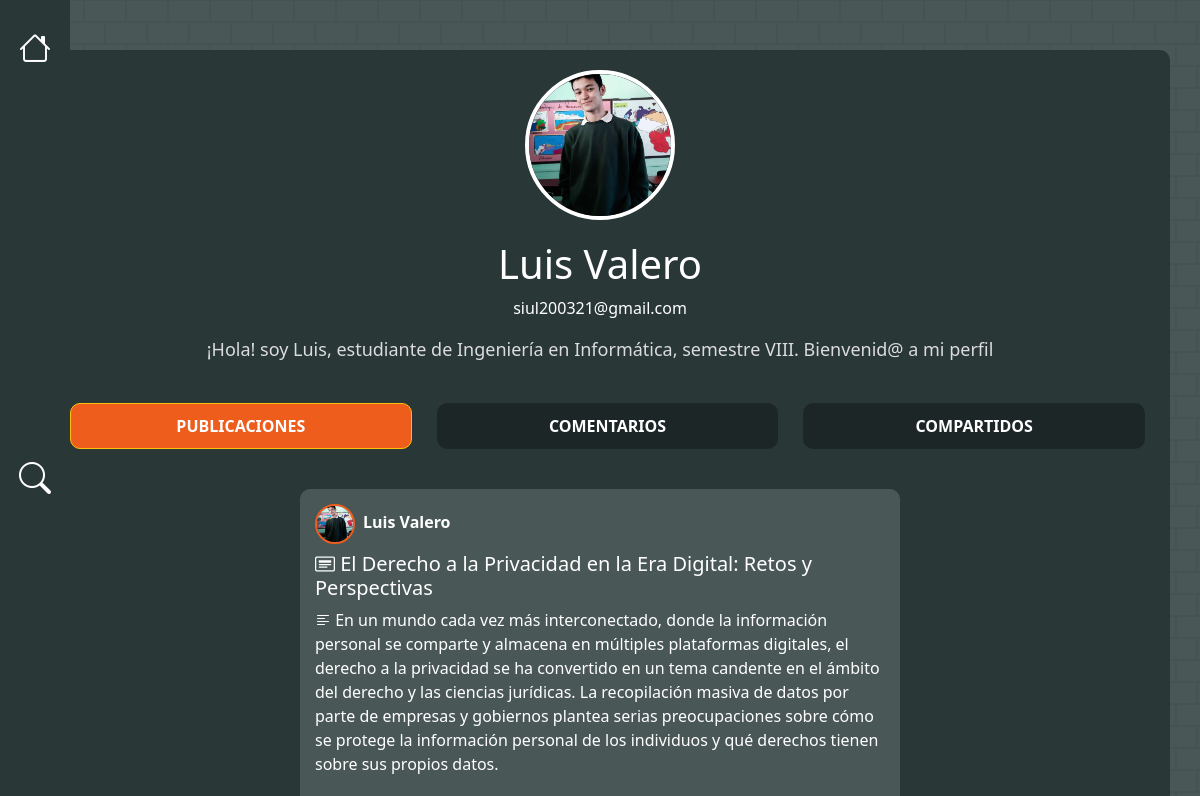
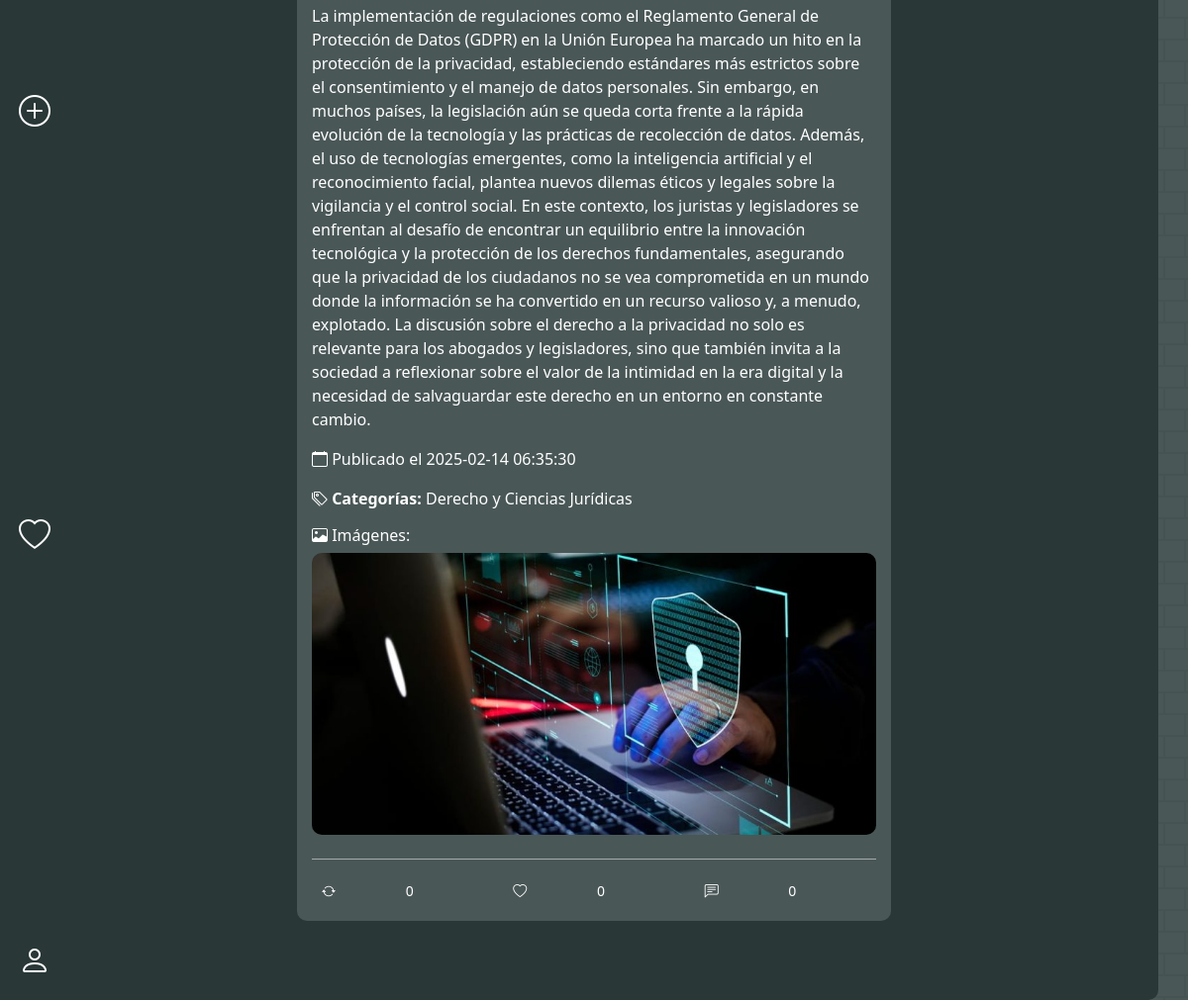
/pages/usuarios_perfil.php?usuario_id=4 (signed in), run on the app's committed database (2 pictures, top to bottom).
### tables this page shows
CREATE TABLE `usuarios` (
  `id` int(11) NOT NULL,
  `nombre` varchar(100) NOT NULL,
  `apellido` varchar(100) NOT NULL,
  `carrera` varchar(100) NOT NULL,
  `semestre` varchar(10) NOT NULL,
  `foto_perfil` varchar(255) DEFAULT NULL,
  `email` varchar(100) NOT NULL,
  `contrasena` varchar(255) NOT NULL,
  `codigo_recuperacion` varchar(255) DEFAULT NULL,
  `fecha_expiracion_codigo` datetime DEFAULT NULL,
  `fecha_registro` timestamp NOT NULL DEFAULT current_timestamp()
);

CREATE TABLE `proyectos` (
  `id` int(11) NOT NULL,
  `usuario_id` int(11) NOT NULL,
  `titulo` varchar(255) NOT NULL,
  `descripcion` text NOT NULL,
  `fecha_publicacion` timestamp NOT NULL DEFAULT current_timestamp()
);

### pages/usuarios_perfil.php (the view, shortened to what this page needs)
<?php
include("../models/data_perfil.php");
$buttonSelected = 'posts';
if (isset($_GET['usuario_id'])) {
    $usuario_id = $_GET['usuario_id'];
    $query = "SELECT * FROM usuarios WHERE id = ?";
    $stmt = $conn->prepare($query);
    $stmt->bind_param("i", $usuario_id);
    $stmt->execute();
    $result = $stmt->get_result();
    if ($result->num_rows > 0) {
        $user = $result->fetch_assoc();
        $nombre_usuario = $user['nombre'];
        $apellido_usuario = $user['apellido'];
        $correo_usuario = $user['email'];
        $foto_perfil = $user['foto_perfil'] ? $user['foto_perfil'] : 'default_profile.jpg';
        $carrera_usuario = $user['carrera'];
        $semestre_usuario = $user['semestre'];
    } else {
        echo "Usuario no encontrado.";
        exit;
    }
} else {
    echo "No se ha seleccionado un usuario.";
    exit;
}
?>
<!DOCTYPE html>
<html lang="es">
<head>
    <link href="https://cdn.jsdelivr.net/npm/bootstrap@5.3.0/dist/css/bootstrap.min.css" rel="stylesheet">
    <link rel="stylesheet" href="../public/css/perfil.css">
</head>
<body>
    <?php include("../includes/partials/navbar.php"); ?>
    <div class="container profile-container" >
        <img src="<?php echo htmlspecialchars($foto_perfil); ?>" alt="Foto de perfil" class="profile-pic">
        <div class="profile-info">
            <h1><?php echo htmlspecialchars($nombre_usuario . ' ' . $apellido_usuario); ?></h1>
            <p><?php echo htmlspecialchars($correo_usuario); ?></p>
            <p class="user-bio">¡Hola! soy <?php echo htmlspecialchars($nombre_usuario); ?>, estudiante de <?php echo htmlspecialchars($carrera_usuario); ?>, semestre <?php echo htmlspecialchars($semestre_usuario); ?>. Bienvenid@ a mi perfil</p>
        </div>
        <form method="POST" class="tabs pb-3">
            <button type="submit" name="tab" value="posts" class="btn <?php if($buttonSelected == 'posts') echo 'btn-warning text-white' ?> tab">Publicaciones</button>
            <button type="submit" name="tab" value="comments" class="btn <?php if($buttonSelected == 'comments') echo 'btn-warning text-white' ?> tab">Comentarios</button>
            <button type="submit" name="tab" value="shared" class="btn <?php if($buttonSelected == 'shared') echo 'btn-warning text-white' ?> tab">Compartidos</button>
        </form>
        <?php
            if($buttonSelected == 'comments') {
                include_once("../models/comment_user_perfil.php");
            } elseif($buttonSelected == 'shared') {
                include_once("../models/porst_retweet_perfil.php");
            } else {
                include_once("../models/post_user_perfil.php");
            }
        ?>
    </div>
</body>
</html>

### models/post_user_perfil.php (shortened to what this page needs)
<link rel="stylesheet" href="../public/css/post_users.css">
<?php
    include('../includes/config/database.php');
    $usuario_id = intval($_GET['usuario_id']);
    $query = "SELECT p.id, p.titulo, p.descripcion, p.fecha_publicacion, u.nombre, u.apellido, u.foto_perfil,
                        GROUP_CONCAT(DISTINCT a.archivo_url) AS archivos,
                        GROUP_CONCAT(DISTINCT i.imagen_url) AS imagenes,
                        AVG(v.valoracion) AS valoracion_promedio,
                        GROUP_CONCAT(DISTINCT c.nombre) AS categorias,
                        (SELECT COUNT(*) FROM retweets r WHERE r.proyecto_id = p.id) AS retweet_count,
                        (SELECT COUNT(*) FROM retweets r WHERE r.proyecto_id = p.id AND r.usuario_id = {$_SESSION['id']}) AS user_retweeted,
                        (SELECT COUNT(*) FROM valoraciones v2 WHERE v2.proyecto_id = p.id AND v2.valoracion = 'Me gusta') AS like_count,
                        (SELECT COUNT(*) FROM comentarios c2 WHERE c2.proyecto_id = p.id) AS comment_count
                FROM proyectos p
                JOIN usuarios u ON p.usuario_id = u.id
                LEFT JOIN archivos_proyectos a ON p.id = a.proyecto_id
                LEFT JOIN imagenes_proyectos i ON p.id = i.proyecto_id
                LEFT JOIN valoraciones v ON p.id = v.proyecto_id
                LEFT JOIN proyectos_categorias pc ON p.id = pc.proyecto_id
                LEFT JOIN categorias c ON pc.categoria_id = c.id
                WHERE p.usuario_id = $usuario_id
                GROUP BY p.id
                ORDER BY p.fecha_publicacion DESC";
    $resultado = $conn->query($query);
     if ($resultado->num_rows > 0) {
        while ($row = $resultado->fetch_assoc()) {
            echo "<br><div style='max-width: 800px; text-align: left;' class='post card mb-3' onclick=\"window.location.href='../controllers/publicacion_detalle.php?post_id=" . $row['id'] . "'\" style='cursor: pointer;'>";
echo "<div class='card-body'>";
echo "<div class=' align-items-center mb-2'>";
echo "<img src='" . ($row['foto_perfil'] ? $row['foto_perfil'] : 'default_profile.jpg') . "' alt='Foto de perfil' class='rounded-circle me-2' style='width: 40px; height: 40px;'>";
echo "<span><strong>" . htmlspecialchars($row['nombre']) . " " . htmlspecialchars($row['apellido']) . "</strong></span>";
echo "</div>";
echo "<h5 class='card-title'><i class='bi bi-card-heading'></i> " . htmlspecialchars($row['titulo']) . "</h5>";
echo "<p class='card-text'><i class='bi bi-text-left'></i> " . nl2br(htmlspecialchars($row['descripcion'])) . "</p>";
echo "<p><i class='bi bi-calendar'></i> Publicado el " . $row['fecha_publicacion'] . "</p>";
if ($row['categorias']) {
    echo "<p><i class='bi bi-tags'></i> <strong>Categorías:</strong> " . htmlspecialchars($row['categorias']) . "</p>";
}
if ($row['imagenes']) {
    echo "<h6><i class='bi bi-image'></i> Imágenes:</h6>";
    $imagenes = explode(",", $row['imagenes']);
    foreach ($imagenes as $imagen) {
        echo "<div class='text-center'>";
                            echo "<img src='$imagen' class='img-fluid mb-2' alt='Imagen del proyecto' onclick='event.stopPropagation(); openImageModal(\"$imagen\");'><br>";
                            echo "</div>";
    }
}
echo "<div class='d-flex align-items-center postActionButtonsContainer' onclick='event.stopPropagation();'>";
$isRetweeted = $row['user_retweeted'] > 0 ? 'retweeted' : '';
$btnText = $row['user_retweeted'] > 0 ? '' : '';
echo "<button class='btn retweet-btn d-flex align-items-center $isRetweeted' data-user-id='$usuario_id' data-post-id='" . $row['id'] . "'>
    <i class='bi bi-arrow-repeat me-1'></i>
    <span class='retweet-count'>" . $row['retweet_count'] . "</span>
    <span class='retweet-text ms-1'>$btnText</span>
</button>";
$projectId = $row['id'];
$userId = $usuario_id;
$sql = "SELECT COUNT(*) AS like_count FROM valoraciones WHERE proyecto_id = ? AND valoracion = 'Me gusta'";
$stmt = $conn->prepare($sql);
$stmt->bind_param("i", $projectId);
$stmt->execute();
$result = $stmt->get_result();
$rowLike = $result->fetch_assoc();
$likeCount = $rowLike['like_count'];
$sql = "SELECT COUNT(*) AS user_like_count FROM valoraciones WHERE proyecto_id = ? AND usuario_id = ? AND valoracion = 'Me gusta'";
$stmt = $conn->prepare($sql);
$stmt->bind_param("ii", $projectId, $userId);
$stmt->execute();
$result = $stmt->get_result();
$rowUserLike = $result->fetch_assoc();
$hasLiked = $rowUserLike['user_like_count'] > 0;
$likeButtonClass = $hasLiked ? 'liked' : '';
$likeButtonText = $hasLiked ? '' : '';
echo "<button class='btn like-btn d-flex align-items-center $likeButtonClass' data-user-id='$userId' data-post-id='$projectId'>
    <i class='bi bi-heart me-1'></i>
    <span class='like-count'>" . $likeCount . "</span>
    <span class='like-text ms-1'>$likeButtonText</span>
</button>";
$sql = "SELECT COUNT(*) AS comment_count FROM comentarios WHERE proyecto_id = ?";
$stmt = $conn->prepare($sql);
$stmt->bind_param("i", $projectId);
$stmt->execute();
$result = $stmt->get_result();
$rowComment = $result->fetch_assoc();
$commentCount = $rowComment['comment_count'];
echo "<button class='btn comment-btn2 d-flex align-items-center' data-post-id='$projectId'>
    <i class='bi bi-chat-left-text me-1'></i>
    <span class='comment-count'>" . $commentCount . "</span>
    <span class='comment-text ms-1'></span>
</button>";
echo "</div>";
echo "</div>";
echo "</div>";
        }
    } else {
        echo "<p>No hay publicaciones hechas por ti.</p>";
    }
?>

### public/css/perfil.css (style rules this page uses)
body { background-color: #000; color: #fff; }
.profile-container { margin-top: 50px; text-align: center; }
.profile-pic { width: 150px; height: 150px; border-radius: 50%; object-fit: cover; }
.profile-info { margin-top: 20px; }
.user-bio { font-size: 18px; margin-top: 10px; color: #dcdcdc; }
.tabs { margin-top: 40px; display: flex; justify-content: center; }
.tab { margin: 0 20px; cursor: pointer; font-size: 20px; color: #ee5d1c; }

### public/css/navbar.css (style rules this page uses)
body { background-color: #4a5757; margin: 0; padding: 0; }

### public/css/post_users.css (style rules this page uses)
.post { border: none !important; color: white !important; }
.post img { max-width: 100%; max-height: 300px; object-fit: cover; border-radius: 10px; }
.post img.rounded-circle { border: 2px solid #ee5d1c; }
.card { border-radius: 10px; overflow: hidden; }
.card-body { padding: 15px; background: #4a5757; border-color: transparent; }
.postActionButtonsContainer { border-top: 1px solid rgba(255, 255, 255, 0.5); padding-top: 1rem; margin-top: 1rem; }
.retweet-btn, .like-btn, .comment-btn, .comment-btn2 { background-color: transparent; color: white; border: none; border-radius: 20px; padding: 5px 10px; font-size: 14px; transition: all 0.3s ease; }
.d-flex { display: flex; justify-content: space-between; gap: 10px; align-items: center; }
.d-flex, .btn, .btn2 { flex: 1; }

### pages/usuarios_perfil.php (style rules this page uses)
body { color: white; }
.profile-container { padding-bottom: 5rem !important; }
.profile-pic { width: 150px; height: 150px; border-radius: 50%; object-fit: cover; border: 4px solid #ffffff; transition: all 0.3s ease-in-out; }
.tabs .btn { background-color: rgba(0, 0, 0, 0.3); color: white; border-radius: 10px; padding: 10px 20px; margin-right: 5px; font-size: 1rem; text-transform: uppercase; font-weight: bold; }
.tabs .btn-warning { background-color: #ee5d1c !important; color: white !important; }
.profile-container { background-color: #293737; border-radius: 10px; padding: 20px; margin-right: auto; margin-left: auto; }
.d-flex, .btn, .btn2 { flex: 1; }
.mb-3 { margin-bottom: 1rem !important; max-width: 600px; margin: auto; }
.post, .comentarios { max-width: 600px !important; margin: 0px auto !important; }

### data on the page
usuarios: foto_perfil (picture), nombre+apellido "Luis Valero", email "siul200321@gmail.com", nombre "Luis", carrera "Ingeniería en Informática", semestre "VIII"
proyectos: usuario.foto_perfil (picture), usuario.nombre "Luis", usuario.apellido "Valero", titulo "El Derecho a la Privacidad en la Era Digital: Retos y Perspectivas", descripcion "En un mundo cada vez más interconectado, donde la información personal se comparte y almacena en múltiples plataformas digitales, el derecho a la privacidad se ha convertido en un tema candente en el ámbito del derecho y las ciencias jurídicas. La recopilación masiva de datos por parte de empresas y gobiernos plantea serias preocupaciones sobre cómo se protege la información personal de los individuos y qué derechos tienen sobre sus propios datos. La implementación de regulaciones como el Reglamento General de Protección de Datos (GDPR) en la Unión Europea ha marcado un hito en la protección de la privacidad, estableciendo estándares más estrictos sobre el consentimiento y el manejo de…", fecha_publicacion "2025-02-14 06:35:30", categorias "Derecho y Ciencias Jurídicas", retweet_count "0", likeCount "0", commentCount "0"
